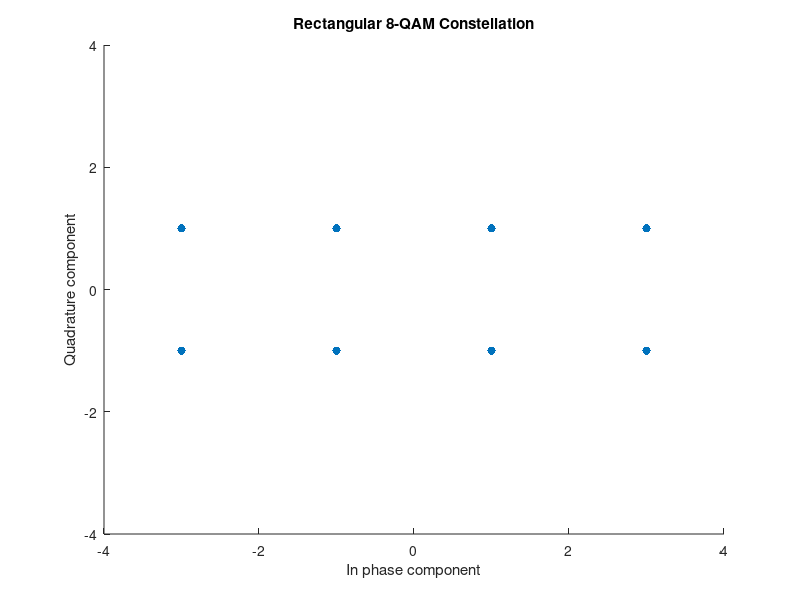
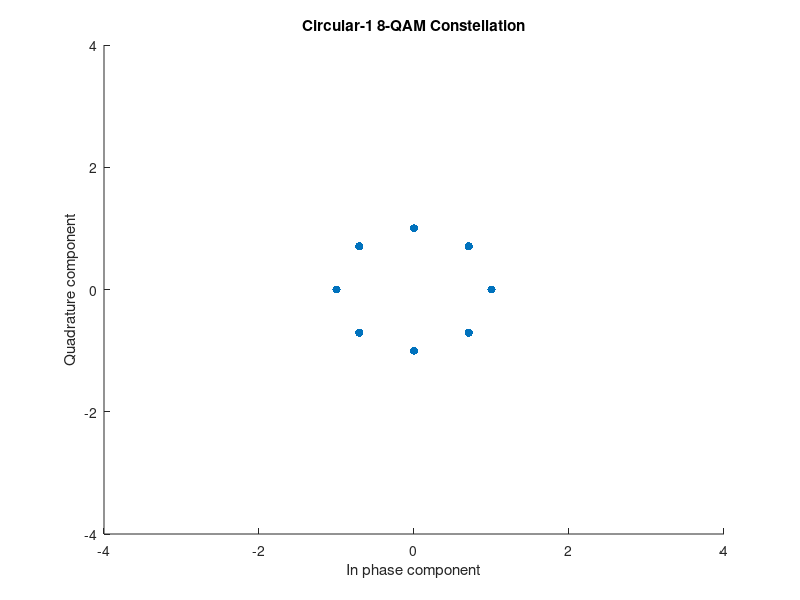
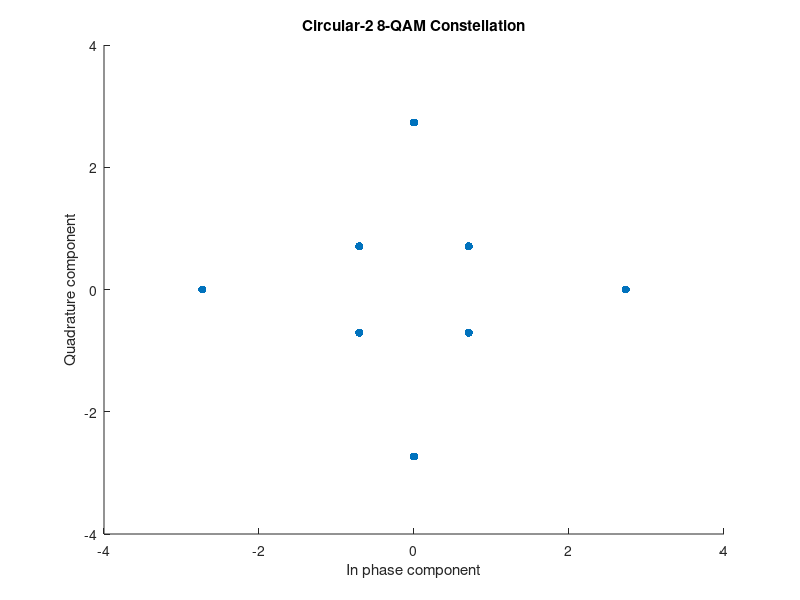

MATLAB code for these plots, in order:
close all;

N = 10000;
qam1Symbols = randsrc(1,N,[-3+1i,-1+1i, 1+1i,3+1i,-3-1i,-1-1i, 1-1i,3-1i]);
qam2Symbols = randsrc(1,N,[1,(1/sqrt(2))+(1i/sqrt(2)),1i,(-1/sqrt(2))+(1i/sqrt(2)),-1,(-1/sqrt(2))-(1i/sqrt(2)),-1i,(1/sqrt(2))-(1i/sqrt(2))]);
qam3Symbols = randsrc(1,N,[(1/sqrt(2))+(1i/sqrt(2)),-(1/sqrt(2))+(1i/sqrt(2)),-(1/sqrt(2))-(1i/sqrt(2)),(1/sqrt(2))-(1i/sqrt(2)), 1+sqrt(3),(1+sqrt(3))*1i,-(1+sqrt(3)),-(1+sqrt(3))*1i]);

figure(1)
scatter(real(qam1Symbols),imag(qam1Symbols),'filled')
title("Rectangular 8-QAM Constellation")
xlabel("In phase component")
ylabel("Quadrature component")
axis([-4 4 -4 4])

figure(2)
scatter(real(qam2Symbols),imag(qam2Symbols),'filled')
title("Circular-1 8-QAM Constellation")
xlabel("In phase component")
ylabel("Quadrature component")
axis([-4 4 -4 4])

figure(3)
scatter(real(qam3Symbols),imag(qam3Symbols),'filled')
title("Circular-2 8-QAM Constellation")
xlabel("In phase component")
ylabel("Quadrature component")
axis([-4 4 -4 4])

